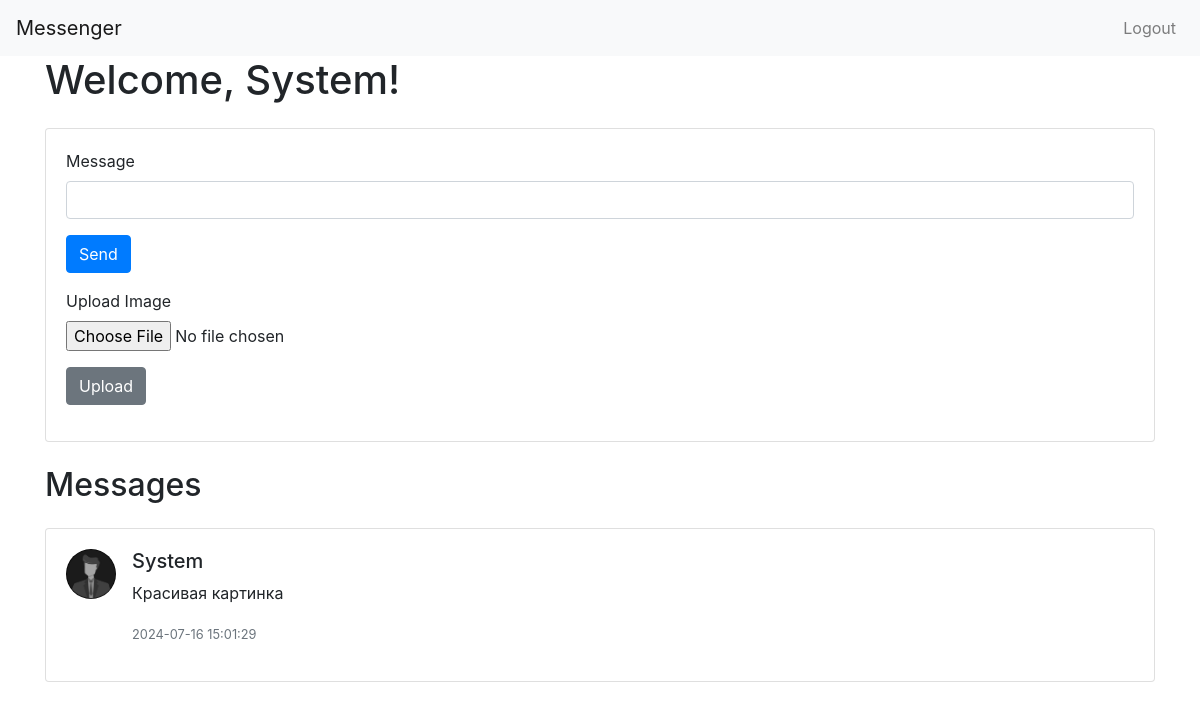
Before: /index (signed in) with the older database file.
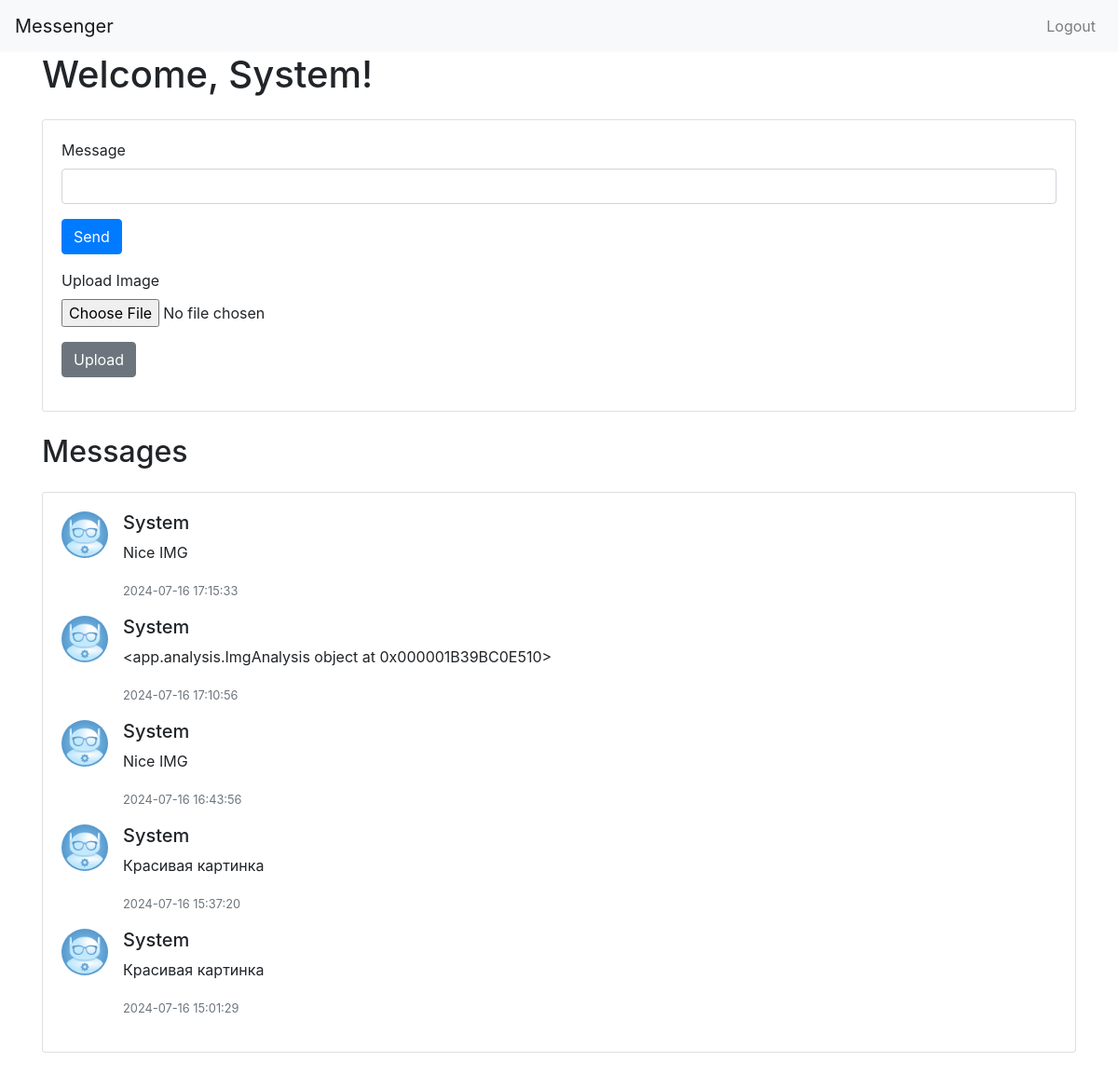
After: the same page with the newer database file.
### app/models.py (models this page shows, shortened)
class User(db.Model, UserMixin):
    id = db.Column(db.Integer, primary_key=True)
    username = db.Column(db.String(20), unique=True, nullable=False)
    email = db.Column(db.String(120), unique=True, nullable=False)
    image_file = db.Column(db.String(20), nullable=False, default='default.jpg')
    password = db.Column(db.String(60), nullable=False)
    messages = db.relationship('Message', backref='author', lazy=True)

class Message(db.Model):
    id = db.Column(db.Integer, primary_key=True)
    content = db.Column(db.Text, nullable=True)
    date_posted = db.Column(db.DateTime, nullable=False, default=datetime.utcnow)
    image_file = db.Column(db.String(20), nullable=True)
    user_id = db.Column(db.Integer, db.ForeignKey('user.id'), nullable=False)

### app/routes.py (the view)
@bp.route("/")
@bp.route("/index")
@login_required
def index():
    message_form = MessageForm()
    upload_form = ImageUploadForm()
    system_user = User.query.filter_by(email='system@messenger.com').first()
    if system_user:
        messages = Message.query.filter(
            (Message.user_id == current_user.id) | (Message.user_id == system_user.id)).order_by(
            Message.date_posted.desc()).all()
    else:
        messages = Message.query.filter_by(user_id=current_user.id).order_by(Message.date_posted.desc()).all()
    return render_template('index.html', title='Home', message_form=message_form, upload_form=upload_form,
                           messages=messages)

### app/forms.py
class MessageForm(FlaskForm):
    content = StringField('Message', validators=[DataRequired()])
    submit = SubmitField('Send')

class ImageUploadForm(FlaskForm):
    file = FileField('Upload Image', validators=[DataRequired()])
    submit = SubmitField('Upload')

### app/models.py (called while the page is built)
@login_manager.user_loader
def load_user(user_id):
    return User.query.get(int(user_id))

### app/templates/index.html (shortened to what this page needs)
{% extends "base.html" %}
{% block content %}
<h1>Welcome, {{ current_user.username }}!</h1>
<div class="card my-4">
    <div class="card-body">
        <form action="{{ url_for('main.message') }}" method="post">
            <div class="form-group">
                {{ message_form.content.label(class="form-control-label") }}
                {{ message_form.content(class="form-control") }}
            </div>
            <div class="form-group">
                {{ message_form.submit(class="btn btn-primary") }}
            </div>
        </form>
        <form action="{{ url_for('main.upload') }}" method="post" enctype="multipart/form-data">
            <div class="form-group">
                {{ upload_form.file.label(class="form-control-label") }}
                {{ upload_form.file(class="form-control-file") }}
            </div>
            <div class="form-group">
                {{ upload_form.submit(class="btn btn-secondary") }}
            </div>
        </form>
    </div>
</div>
<h2>Messages</h2>
<div class="card my-4">
    <div class="card-body">
        {% for message in messages %}
        <div class="media mb-3">
            <img class="mr-3 rounded-circle" src="{{ url_for('static', filename='profile_pics/' ~ message.author.image_file) }}" alt="{{ message.author.username }}" width="50" height="50">
            <div class="media-body">
                <h5 class="mt-0">{{ message.author.username }}</h5>
                {% if message.content %}
                    <p>{{ message.content }}</p>
                {% elif message.image_file %}
                    <img src="{{ url_for('static', filename='profile_pics/' ~ message.image_file) }}" class="img-fluid">
                {% endif %}
                <small class="text-muted">{{ message.date_posted.strftime('%Y-%m-%d %H:%M:%S') }}</small>
            </div>
        </div>
        {% endfor %}
    </div>
</div>
{% endblock %}

### app/templates/base.html (shortened to what this page needs)
<!DOCTYPE html>
<html lang="en">
<head>
    <link rel="stylesheet" href="https://stackpath.bootstrapcdn.com/bootstrap/4.3.1/css/bootstrap.min.css">
</head>
<body>
    <nav class="navbar navbar-expand-lg navbar-light bg-light">
        <a class="navbar-brand" href="{{ url_for('main.index') }}">Messenger</a>
        <div class="collapse navbar-collapse">
            <ul class="navbar-nav ml-auto">
                {% if current_user.is_authenticated %}
                <li class="nav-item">
                    <a class="nav-link" href="{{ url_for('main.logout') }}">Logout</a>
                </li>
                {% endif %}
            </ul>
        </div>
    </nav>
    <div class="container">
        {% block content %}{% endblock %}
    </div>
</body>
</html>

Changed rows visible on the page:
added Message: image_file (picture), author.username "System", content "Nice IMG", date_posted "2024-07-16 17:15:33"
added Message: image_file (picture), author.username "System", content "<app.analysis.ImgAnalysis object at 0x000001B39BC0E510>", date_posted "2024-07-16 17:10:56"
added Message: image_file (picture), author.username "System", content "Nice IMG", date_posted "2024-07-16 16:43:56"
added Message: image_file (picture), author.username "System", content "Красивая картинка", date_posted "2024-07-16 15:37:20"
changed through a linked row, Message (number 5 of 5 on the later page): image_file: picture added in place of a placeholder
